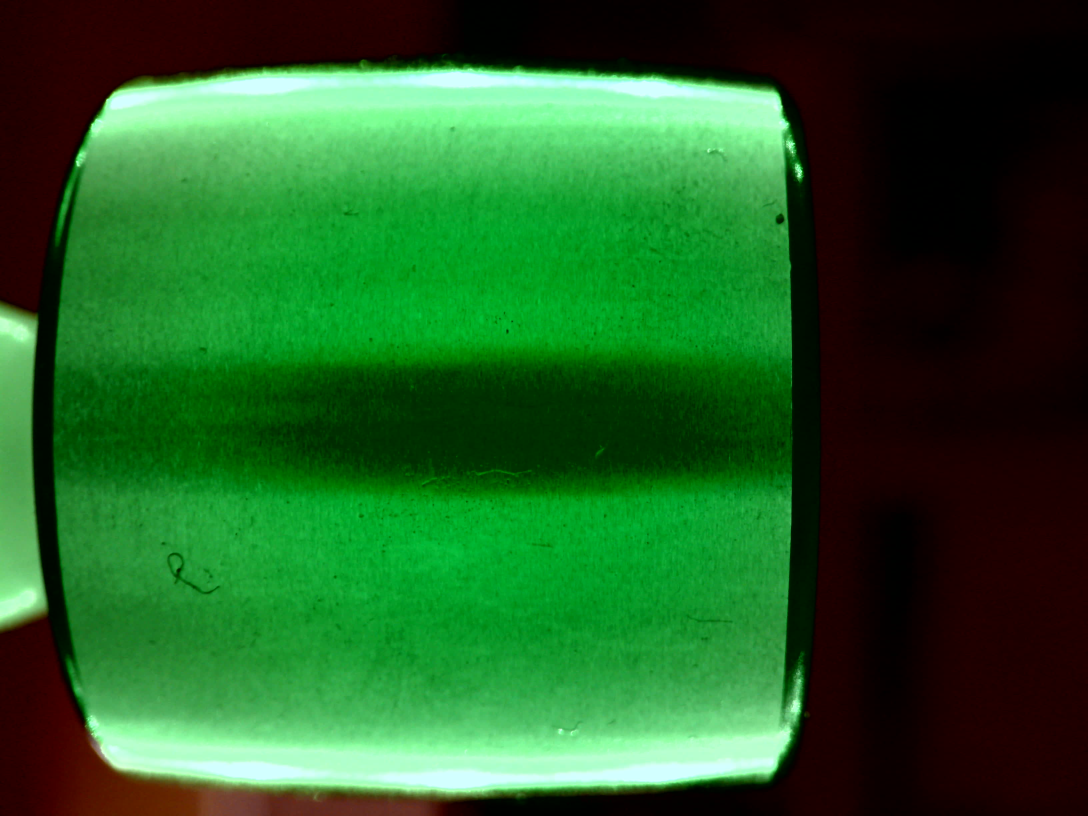
#> input picture cam/d01.jpg, 3264 x 2448 px, found by its file name (shown at 1/3 size)
$ jupyter execute crop.ipynb
#> lines starting #> are read from the running program, lines starting #| are printed output that depends on the picture; after the words box and inside, x2 and y2 are one past the last pixel; in counts of white or black regions, pixels touching at a corner belong together
### lib/image_lib.py
import sys
import os
import numpy as np
import matplotlib.pyplot as plt
from PIL import Image


def load_img(filename, size=(512, 512), color=False, array=True):

    """Load and return an image-object from the standard path."""
#> called with filename = 'd01.jpg', size = (400, 400), color = False, array = True
    path = os.getcwd()
    test_images_path = '/home/tintin/rongheng/cv/test_images/'
    os.chdir(test_images_path)
    try:
        img = Image.open(filename)
#> img is the input picture: PIL image 3264x2448 RGB; mean R, G, B 35.2, 95.7, 38.4
    except FileNotFoundError:
        print("Error: Image", filename ,"not found")
        sys.exit(1)
    # Back to original path
    os.chdir(path)

    height, width = size
    img.thumbnail((width, height))
#> img: PIL image 400x300 RGB

    if not color:
        # convert to grayscale
        img = img.convert('L')
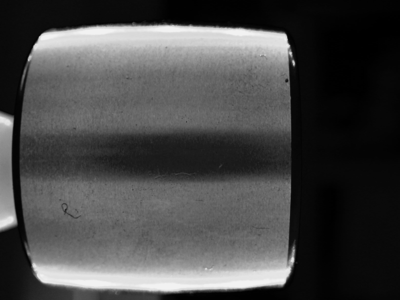
#> img: PIL image 400x300 L; min 0, max 243, mean 71.1

    if array:
        # return as np.array
        img_array = np.array(img)
        return img_array
    else:
        # return as Pillow.Image
        return img


# [47 lines left out: functions save_img, img_list, resize_img, show_hist, eq_hist, not called in this run]


def show_img(*images, size=(10, 10), color="", vmin=0, vmax=255):
    """Display one or multiple images given as an np.array."""
#> called with size = (10, 10), color = 'bw', vmin = 0, vmax = 255
    image = (i for i in images)
    rows = int(np.round(np.sqrt(len(images))))
    columns = int(np.ceil(np.sqrt(len(images))))

    fig, grid = plt.subplots(rows, columns, squeeze=False,figsize=size)
    frames = [frame for row in grid for frame in row]
    for frame in frames:
        frame.axis("off")
        try:
            if not color:
                if vmax == 255:
                    frame.imshow(next(image))
                else:
                    frame.imshow(next(image), vmin=vmin, vmax=vmax)
            elif color == "bw":
                frame.imshow(next(image), cmap="gray", vmin=vmin, vmax=vmax)
            else:
                frame.imshow(next(image), cmap=color, vmin=vmin, vmax=vmax)
        except StopIteration:
            break
    plt.show()


# [4 lines left out: function normalize, not called in this run]


# [9 lines that do not run on import are left out]

### notebooks/alignment/crop.ipynb
[cell 1]
import numpy as np

import sys
sys.path.append("/home/tintin/rongheng/cv/")
from lib.image_lib import show_img, load_img
import lib.edge_lib as edge

from scipy.ndimage import morphology as morph_n, affine_transform

from skimage.filters import sobel
import skimage.feature as feature
import skimage.morphology as morph
from skimage import transform as tf

from scipy import ndimage as nd

import matplotlib.pyplot as plt
from matplotlib import cm

from skimage.transform import hough_line, hough_line_peaks

[cell 2]
img = load_img('d01.jpg', size=(400, 400))
show_img(img, color='bw')

[cell 3]
h, w = img.shape
#> h = 300; w = 400
size = h*w
#> size = 120000
print(h,w, h*w)
#| 300 400 120000

markers = np.zeros_like(img)
markers[img > 255*0.05] = 1
markers[img > 255*0.6] = 0

erosion = morph_n.binary_erosion(markers, iterations=10)

labled, _ = nd.label(erosion)

bearing = morph.remove_small_objects(labled, size*0.2)
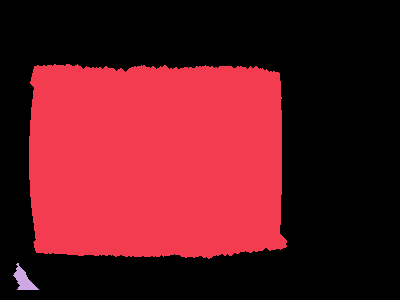
#> labled: shape (300, 400) int32; 3 distinct labels, from 0 to 2; one colour per label, 0 black

show_img(markers, img+erosion*255, img+labled*255, img+ bearing*255)
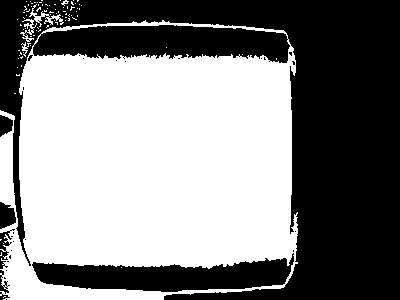
#> markers: shape (300, 400); values 0 (black) and 1 (white), 52.2% white; 31 black regions (24 under 20 px), largest, box (x1, y1, x2, y2) and area: (0, 0, 400, 300) 50462, (32, 253, 294, 292) 5987, (0, 202, 16, 229) 317

[cell 4]
mask = morph.convex_hull_image(bearing)
#> bearing: shape (300, 400) int32; values 0 (black) and 1 (white), 39.1% white; 1 white region, box (x1, y1, x2, y2) and area: (29, 64, 287, 259) 46979
show_img(img+mask*255)

[cell 5]
inside = morph_n.binary_erosion(mask, iterations=4)
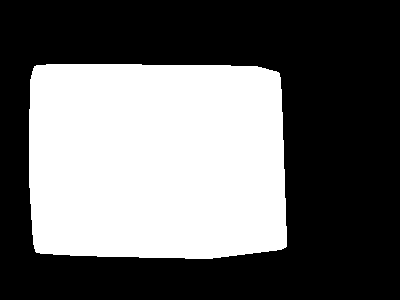
#> mask: shape (300, 400) bool; 40.3% white; 1 white region, box (x1, y1, x2, y2) and area: (29, 64, 287, 259) 48413
border = mask.astype(int) - inside.astype(int)
show_img(img+border*255)

[cell 6]
h, theta, d = hough_line(border)
#> theta = 180 values from -1.57 to 1.55; d = 1001 values from -500 to 500
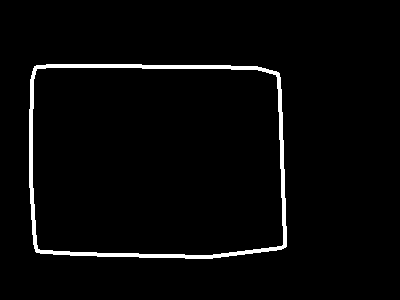
#> border: shape (300, 400) int64; values 0 (black) and 1 (white), 2.8% white; 1 white region, box (x1, y1, x2, y2) and area: (29, 64, 287, 259) 3382

fig, ax = plt.subplots()
plt.imshow(np.log(1 + h),
             extent=[np.rad2deg(theta[-1]), np.rad2deg(theta[0]), d[-1], d[0]],
             cmap=cm.gray)
ax.set_title('Hough transform')
ax.set_xlabel('Angles (degrees)')
ax.set_ylabel('Distance (pixels)')
ax.axis('off')
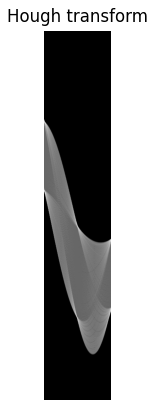
#> figure drawn by matplotlib, 1 panel

[cell 7]
fig, ax = plt.subplots()
ax.imshow(img, cmap=cm.gray)

height, width = img.shape
#> height = 300; width = 400
print(img.shape)
#| (300, 400)

hough_lines = zip(*hough_line_peaks(h, theta, d))
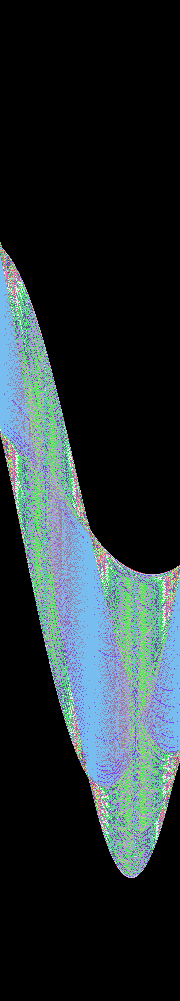
#> h: shape (1001, 180) uint64; 157 distinct labels, from 0 to 233; one colour per label, 0 black

def line(agnle, dist):
    global width
    line_equation = lambda x: (dist - x * np.cos(angle))/np.sin(angle)
    p1, p2 = [(x, line_equation(x)) for x in np.linspace(0, width, 2)]

    return p1, p2

lines = []
for _, angle, dist in hough_lines:
    l = line(angle, dist)
    lines.append(l)

for p1, p2 in lines:
    x, y = zip(p1, p2)
    ax.plot(x, y, "-")

ax.set_xlim((0, width))
ax.set_ylim((height, 0))
ax.set_title('Detected lines')

[cell 8]
def line(p1, p2):
    A = (p1[1] - p2[1])
    B = (p2[0] - p1[0])
    C = (p1[0]*p2[1] - p2[0]*p1[1])
    return A, B, -C

def intersect(L1, L2):
    D  = L1[0] * L2[1] - L1[1] * L2[0]
    Dx = L1[2] * L2[1] - L1[1] * L2[2]
    Dy = L1[0] * L2[2] - L1[2] * L2[0]
    if D != 0:
        x = Dx / D
        y = Dy / D
        if 0 < x <= width and 0 < y <= height:
            return x,y
    else:
        return False

[cell 9]
import itertools as it

lines_permut = list(it.combinations(lines,2))
intersections = []

for l1, l2 in lines_permut:
    #print("Line 1: ", l1)
    #print("Line 2:", l2)
    L1 = line(*l1)
    L2 = line(*l2)
    r = intersect(L1, L2)
    if r:
        intersections.append(r)

fig, ax = plt.subplots()
ax.imshow(img, cmap=cm.gray)

for i, intersection in enumerate(intersections):
    x, y = intersection
    ax.plot(x, y, "*")
    print("Corner", str(i)+":")
    print("x: {:.2f}    y: {:.02f}\n".format(x, y))

ax.set_title('Corners')
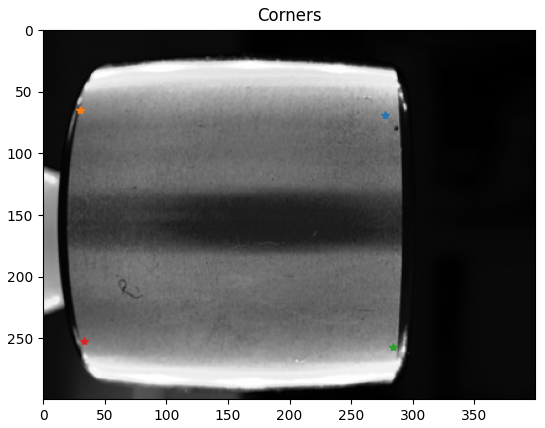
#> figure drawn by matplotlib, 1 panel

[cell 10]
top_left, bottom_left, top_right, bottom_right = sorted(intersections)
#> top_left = (30.13, 64.54); bottom_left = (33.41, 252.6)

src = np.array([[0, 0], [0, height], [width, height], [width, 0]])
dst = np.array([top_left, bottom_left, bottom_right, top_right])

tform3 = tf.ProjectiveTransform()
tform3.estimate(src, dst)
warped = tf.warp(img, tform3, output_shape=(300, 400))
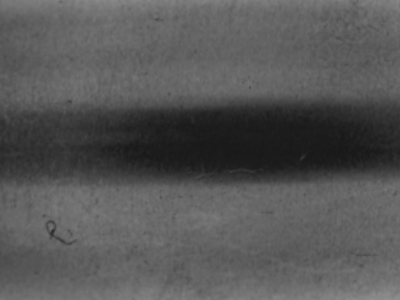
#> warped: shape (300, 400) float64; min 0.0927, max 0.566, mean 0.341

fig, ax = plt.subplots(ncols=2, figsize=(10,20))

ax[0].imshow(img, cmap=plt.cm.gray)
ax[0].plot(dst[:, 0], dst[:, 1], '.r')
ax[1].imshow(warped, cmap=plt.cm.gray)

for a in ax:
    a.axis('off')

plt.tight_layout()

plt.show()
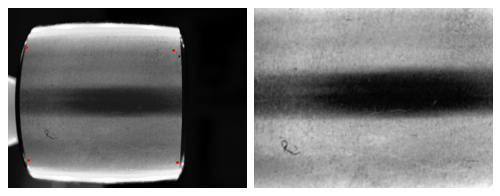
#> figure drawn by matplotlib, 2 panels

$ run again, with cam/c01.jpg copied over cam/d01.jpg
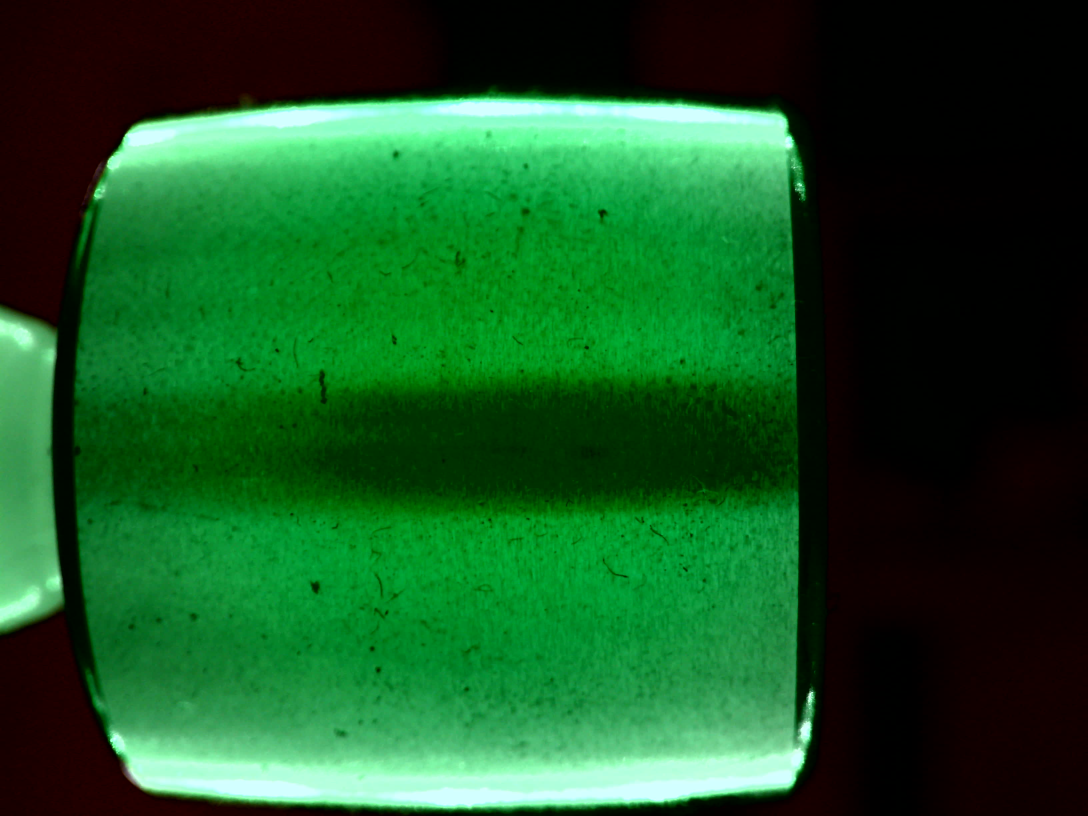
#> input picture cam/c01.jpg, 3264 x 2448 px, found by its file name (shown at 1/3 size)
#> in load_img, img is the input picture: PIL image 3264x2448 RGB; mean R, G, B 23.4, 85.6, 36.7
#| 300 400 120000
#> labled: shape (300, 400) int32; 3 distinct labels, from 0 to 2
#> `show_img(markers, img+erosion*255, img+labled*255, img+ bearing*255)`:
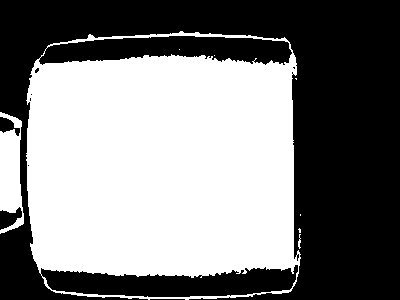
#> markers: shape (300, 400); values 0 (black) and 1 (white), 49.8% white; 8 white regions (5 under 20 px), largest, box (x1, y1, x2, y2) and area: (26, 31, 301, 300) 57831, (0, 112, 24, 234) 1931, (298, 234, 301, 249) 26
#> bearing: shape (300, 400) int32; values 0 (black) and 1 (white), 39.4% white; 1 white region, box (x1, y1, x2, y2) and area: (36, 65, 285, 268) 47249
#> mask: shape (300, 400) bool; 40.3% white; 1 white region, box (x1, y1, x2, y2) and area: (36, 65, 285, 268) 48415
#> border: shape (300, 400) int64; values 0 (black) and 1 (white), 2.8% white; 1 white region, box (x1, y1, x2, y2) and area: (36, 65, 285, 268) 3354
#| (300, 400)
#> `[cell 9] import itertools as it  lines_permut = list(it.combinations(l..`:
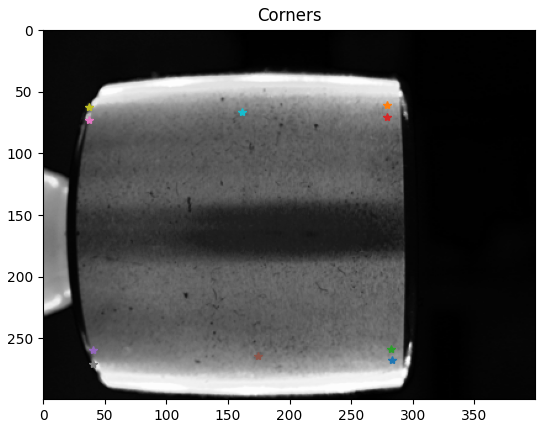
#> figure drawn by matplotlib, 1 panel

$ run again, with cam/c010.jpg copied over cam/d01.jpg
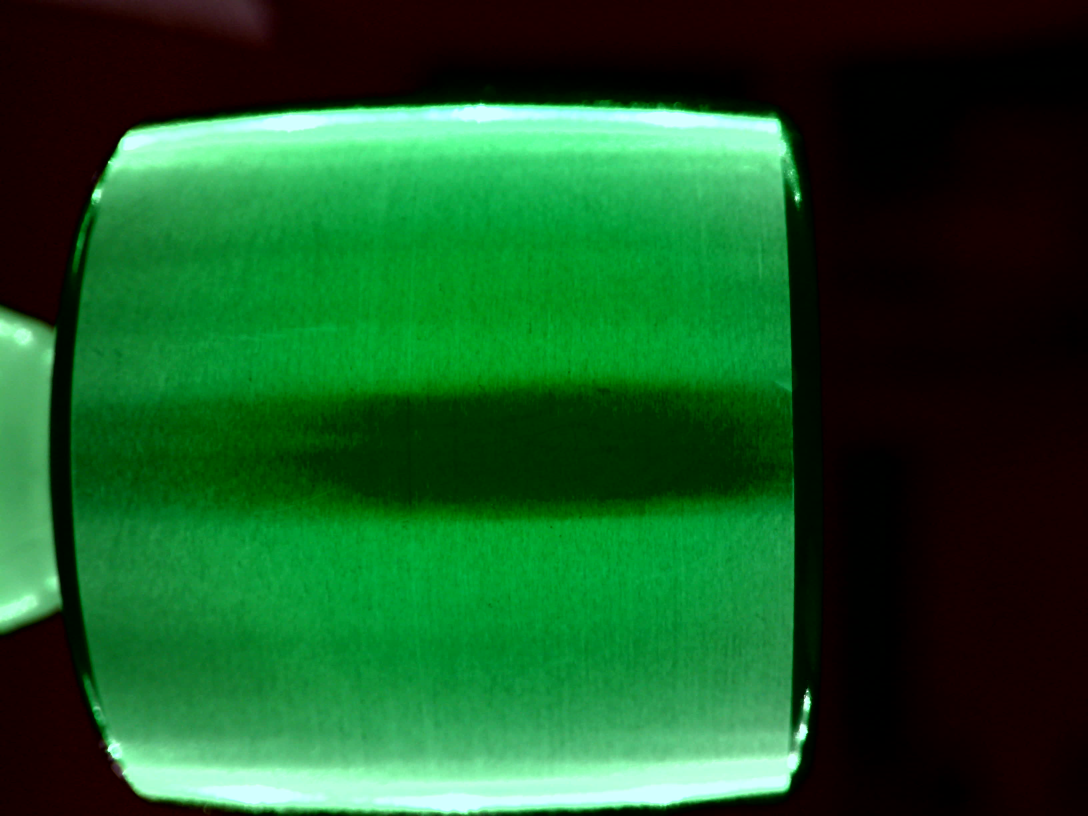
#> input picture cam/c010.jpg, 3264 x 2448 px, found by its file name (shown at 1/3 size)
#> in load_img, img is the input picture: PIL image 3264x2448 RGB; mean R, G, B 25.4, 87.6, 38.7
#| 300 400 120000
#> labled: shape (300, 400) int32; 3 distinct labels, from 0 to 2
#> markers: shape (300, 400); values 0 (black) and 1 (white), 50.1% white; 16 black regions (10 under 20 px), largest, box (x1, y1, x2, y2) and area: (0, 0, 400, 300) 54223, (40, 268, 294, 299) 5091, (0, 205, 21, 230) 315, (0, 117, 14, 133) 173, (15, 128, 19, 136) 28, (77, 298, 93, 300) 22
#> bearing: shape (300, 400) int32; values 0 (black) and 1 (white), 39.3% white; 1 white region, box (x1, y1, x2, y2) and area: (35, 68, 283, 269) 47210
#> mask: shape (300, 400) bool; 40.1% white; 1 white region, box (x1, y1, x2, y2) and area: (35, 68, 283, 269) 48179
#> border: shape (300, 400) int64; values 0 (black) and 1 (white), 2.8% white; 1 white region, box (x1, y1, x2, y2) and area: (35, 68, 283, 269) 3325
#| (300, 400)
#> `[cell 9] import itertools as it  lines_permut = list(it.combinations(l..`:
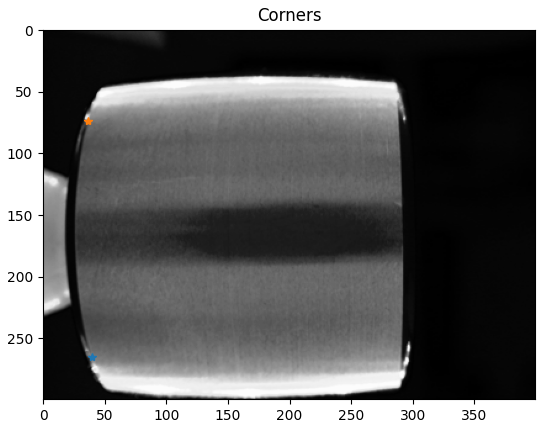
#> figure drawn by matplotlib, 1 panel
